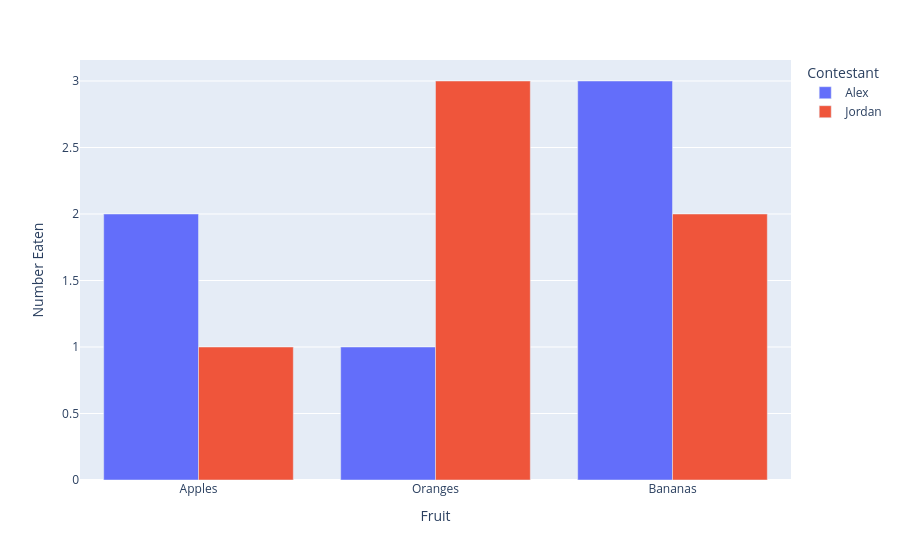

Notebook code for this chart:
### Code cell
import plotly.express as px

fig = px.bar(df, x="Fruit", y="Number Eaten", color="Contestant", barmode="group")
fig.show()

### Figure 1 — Plotly figure (JSON) as saved in the notebook; plotly's stock layout.template omitted (floating-point values rounded to 4 significant figures)
{"data": [{"alignmentgroup": "True", "hovertemplate": "Contestant=Alex<br>Fruit=%{x}<br>Number Eaten=%{y}<extra></extra>", "legendgroup": "Alex", "marker": {"color": "#636efa", "pattern": {"shape": ""}}, "name": "Alex", "offsetgroup": "Alex", "orientation": "v", "showlegend": true, "textposition": "auto", "type": "bar", "x": ["Apples", "Oranges", "Bananas"], "xaxis": "x", "y": [2, 1, 3], "yaxis": "y"}, {"alignmentgroup": "True", "hovertemplate": "Contestant=Jordan<br>Fruit=%{x}<br>Number Eaten=%{y}<extra></extra>", "legendgroup": "Jordan", "marker": {"color": "#EF553B", "pattern": {"shape": ""}}, "name": "Jordan", "offsetgroup": "Jordan", "orientation": "v", "showlegend": true, "textposition": "auto", "type": "bar", "x": ["Apples", "Oranges", "Bananas"], "xaxis": "x", "y": [1, 3, 2], "yaxis": "y"}], "layout": {"barmode": "group", "legend": {"title": {"text": "Contestant"}, "tracegroupgap": 0}, "margin": {"t": 60}, "xaxis": {"anchor": "y", "domain": [0.0, 1.0], "title": {"text": "Fruit"}}, "yaxis": {"anchor": "x", "domain": [0.0, 1.0], "title": {"text": "Number Eaten"}}}}
